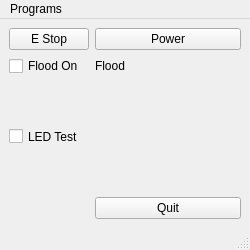
<?xml version="1.0" encoding="UTF-8"?>
<ui version="4.0">
 <class>MainWindow</class>
 <widget class="QMainWindow" name="MainWindow">
  <property name="geometry">
   <rect>
    <x>0</x>
    <y>0</y>
    <width>250</width>
    <height>250</height>
   </rect>
  </property>
  <property name="windowTitle">
   <string>MainWindow</string>
  </property>
  <widget class="QWidget" name="centralwidget">
   <layout class="QGridLayout" name="gridLayout">
    <item row="2" column="1">
     <widget class="QLabel" name="label_1">
      <property name="sizePolicy">
       <sizepolicy hsizetype="Expanding" vsizetype="Expanding">
        <horstretch>0</horstretch>
        <verstretch>0</verstretch>
       </sizepolicy>
      </property>
      <property name="frameShape">
       <enum>QFrame::NoFrame</enum>
      </property>
      <property name="text">
       <string/>
      </property>
      <property name="alignment">
       <set>Qt::AlignCenter</set>
      </property>
      <property name="hal_led" stdset="0">
       <bool>true</bool>
      </property>
      <property name="function" stdset="0">
       <string>hal_led</string>
      </property>
      <property name="pin_name" stdset="0">
       <string>led-1</string>
      </property>
      <property name="hal_type" stdset="0">
       <string>HAL_BIT</string>
      </property>
      <property name="hal_dir" stdset="0">
       <string>HAL_IN</string>
      </property>
      <property name="edge_margin" stdset="0">
       <number>10</number>
      </property>
     </widget>
    </item>
    <item row="4" column="1">
     <widget class="QPushButton" name="quit_pb">
      <property name="text">
       <string>Quit</string>
      </property>
     </widget>
    </item>
    <item row="0" column="1">
     <widget class="QPushButton" name="power_pb">
      <property name="sizePolicy">
       <sizepolicy hsizetype="Preferred" vsizetype="Preferred">
        <horstretch>0</horstretch>
        <verstretch>0</verstretch>
       </sizepolicy>
      </property>
      <property name="text">
       <string>Power</string>
      </property>
      <property name="led_indicator" stdset="0">
       <bool>true</bool>
      </property>
     </widget>
    </item>
    <item row="0" column="0">
     <widget class="QPushButton" name="estop_pb">
      <property name="sizePolicy">
       <sizepolicy hsizetype="Preferred" vsizetype="Preferred">
        <horstretch>0</horstretch>
        <verstretch>0</verstretch>
       </sizepolicy>
      </property>
      <property name="text">
       <string>E Stop</string>
      </property>
      <property name="led_indicator" stdset="0">
       <bool>true</bool>
      </property>
     </widget>
    </item>
    <item row="1" column="1">
     <widget class="QLabel" name="label">
      <property name="text">
       <string>Flood     </string>
      </property>
      <property name="hal_led_label" stdset="0">
       <bool>true</bool>
      </property>
      <property name="function" stdset="0">
       <string>hal_led</string>
      </property>
      <property name="pin_name" stdset="0">
       <string>led-label</string>
      </property>
      <property name="hal_type" stdset="0">
       <string>HAL_BIT</string>
      </property>
      <property name="hal_dir" stdset="0">
       <string>HAL_IN</string>
      </property>
     </widget>
    </item>
    <item row="1" column="0">
     <widget class="QCheckBox" name="checkBox_2">
      <property name="text">
       <string>Flood On</string>
      </property>
      <property name="function" stdset="0">
       <string>hal_pin</string>
      </property>
      <property name="pin_name" stdset="0">
       <string>flood-label</string>
      </property>
      <property name="hal_type" stdset="0">
       <string>HAL_BIT</string>
      </property>
      <property name="hal_dir" stdset="0">
       <string>HAL_OUT</string>
      </property>
     </widget>
    </item>
    <item row="2" column="0">
     <widget class="QCheckBox" name="checkBox">
      <property name="sizePolicy">
       <sizepolicy hsizetype="Preferred" vsizetype="Preferred">
        <horstretch>0</horstretch>
        <verstretch>0</verstretch>
       </sizepolicy>
      </property>
      <property name="text">
       <string>LED Test</string>
      </property>
      <property name="function" stdset="0">
       <string>hal_pin</string>
      </property>
      <property name="pin_name" stdset="0">
       <string>led-check</string>
      </property>
      <property name="hal_type" stdset="0">
       <string>HAL_BIT</string>
      </property>
      <property name="hal_dir" stdset="0">
       <string>HAL_OUT</string>
      </property>
     </widget>
    </item>
   </layout>
  </widget>
  <widget class="QMenuBar" name="menubar">
   <property name="geometry">
    <rect>
     <x>0</x>
     <y>0</y>
     <width>250</width>
     <height>24</height>
    </rect>
   </property>
   <widget class="QMenu" name="menuPrograms">
    <property name="title">
     <string>Programs</string>
    </property>
    <addaction name="actionShow_HAL"/>
   </widget>
   <addaction name="menuPrograms"/>
  </widget>
  <widget class="QStatusBar" name="statusbar"/>
  <action name="actionShow_HAL">
   <property name="text">
    <string>Show HAL</string>
   </property>
  </action>
 </widget>
 <resources/>
 <connections/>
</ui>
